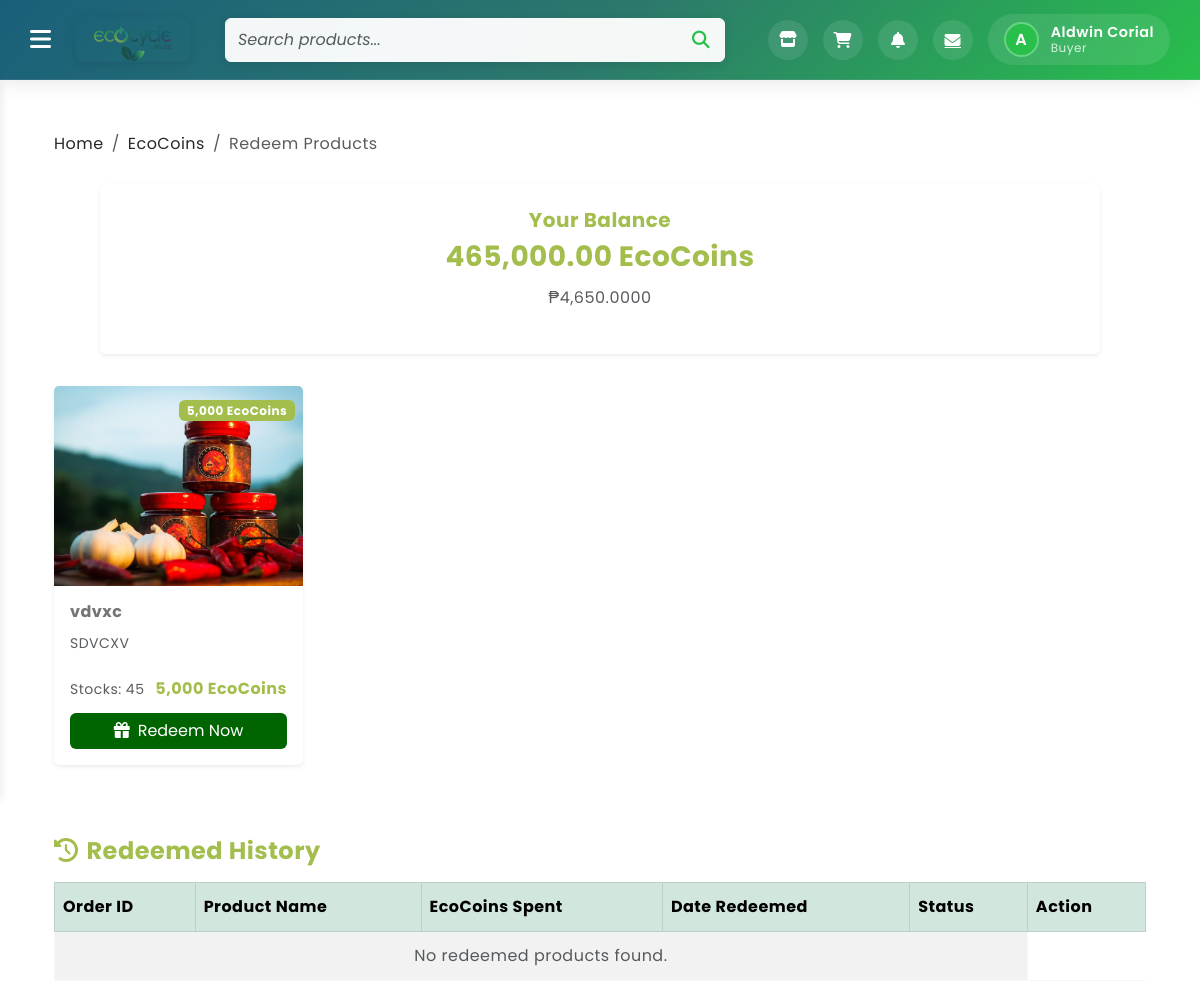
Screenshot of /redeemed-products.php (signed in) with the database file from the repository.
### tables this page shows
CREATE TABLE `bardproducts` (
  `id` int(11) NOT NULL,
  `name` varchar(255) NOT NULL,
  `description` text DEFAULT NULL,
  `ecocoins_cost` int(11) NOT NULL,
  `stocks` int(11) NOT NULL DEFAULT 0,
  `image` varchar(255) DEFAULT NULL,
  `created_at` timestamp NOT NULL DEFAULT current_timestamp(),
  `updated_at` timestamp NOT NULL DEFAULT current_timestamp() ON UPDATE current_timestamp(),
  PRIMARY KEY (`id`)
);

### redeemed-products.php (the view, shortened to what this page needs)
<?php
if ($_SESSION['user_type'] === 'buyer') {
    include 'homeheader.php';
} elseif ($_SESSION['user_type'] === 'seller') {
    include 'sellerheader.php';
} else {
    header('Location: login.php');
    exit();
}
include 'config/database.php';
$user_email = $_SESSION['email'];
$user_username = $_SESSION['username'];
$balance = 0;
$stmt = $pdo->prepare('SELECT ecocoins_balance FROM Buyers WHERE email = ? OR username = ? LIMIT 1');
$stmt->execute([$user_email, $user_username]);
$row = $stmt->fetch();
if ($row) {
    $balance += (float)$row['ecocoins_balance'];
}
$products = [];
$stmt = $pdo->query("SELECT id, name, description, ecocoins_cost, stocks, image FROM bardproducts");
if ($stmt) {
    $products = $stmt->fetchAll(PDO::FETCH_ASSOC);
}
?>
<!DOCTYPE html>
<html lang="en">
<head>
    <link href="https://cdn.jsdelivr.net/npm/bootstrap@5.3.0-alpha3/dist/css/bootstrap.min.css" rel="stylesheet">
    <link rel="stylesheet" type="text/css" href="style.css">
    <link rel="stylesheet" href="https://cdnjs.cloudflare.com/ajax/libs/font-awesome/6.4.0/css/all.min.css">
</head>
<body>
    <div class="container-fluid">
        <div class="row">
            <div class="main-content">
                <div class="container-lg mt-5">
                    <nav aria-label="breadcrumb" class="mb-4">
                        <ol class="breadcrumb">
                            <li class="breadcrumb-item"><a href="home.php" class="text-decoration-none">Home</a></li>
                            <li class="breadcrumb-item"><a href="ecocoins.php" class="text-decoration-none">EcoCoins</a></li>
                            <li class="breadcrumb-item active" aria-current="page">Redeem Products</li>
                        </ol>
                    </nav>
                    <div class="row mb-5">
                        <div class="col-lg-4 mx-auto d-flex justify-content-center">
                            <div class="card shadow-sm border-0" style="min-width: 1000px;">
                                <div class="card-body text-center p-4">
                                    <h5 class="text-success mb-2">Your Balance</h5>
                                    <h3 class="fw-bold text-success"><?php echo number_format($balance, 2); ?> EcoCoins</h3>
                                    <p class="text-muted">₱<?php echo number_format($balance / 100, 4); ?></p>
                                </div>
                            </div>
                        </div>
                        <div style="height: 32px;"></div>
                    <div class="row" id="productsGrid">
                        <?php if (count($products) > 0): ?>
                            <?php foreach ($products as $product): ?>
                                <div class="col-lg-3 col-md-4 col-sm-6 mb-4">
                                    <div class="card shadow-sm border-0 h-100 product-card" style="cursor:default;">
                                        <div class="position-relative">
                                            <img src="<?php echo htmlspecialchars($product['image']); ?>" class="card-img-top" alt="<?php echo htmlspecialchars($product['name']); ?>" style="height: 200px; object-fit: cover;">
                                            <div class="position-absolute top-0 end-0 m-2">
                                                <span class="badge bg-success"><?php echo number_format($product['ecocoins_cost']); ?> EcoCoins</span>
                                            </div>
                                        </div>
                                        <div class="card-body d-flex flex-column">
                                            <h6 class="card-title fw-bold"><?php echo htmlspecialchars($product['name']); ?></h6>
                                            <p class="card-text text-muted small">
                                                <?php echo htmlspecialchars(explode("\n", $product['description'])[0]); ?>
                                            </p>
                                            <div class="mt-auto">
                                                <div class="d-flex justify-content-between align-items-center mb-2">
                                                    <span class="text-muted small">Stocks: <?php echo (int)$product['stocks']; ?></span>
                                                    <span class="text-success fw-bold"><?php echo number_format($product['ecocoins_cost']); ?> EcoCoins</span>
                                                </div>
                                                <button class="btn btn-custom-redeem w-100" onclick="redeemProduct(<?php echo (int)$product['id']; ?>, <?php echo (int)$product['ecocoins_cost']; ?>, '<?php echo addslashes($product['name']); ?>')">
                                                    <i class="fas fa-gift me-2"></i>Redeem Now
                                                </button>
                                            </div>
                                        </div>
                                    </div>
                                </div>
                            <?php endforeach; ?>
                        <?php endif; ?>
                    </div>
                    <div class="mt-5">
                        <h4 class="mb-3 text-success"><i class="fas fa-history me-2"></i>Redeemed History</h4>
                        <div class="table-responsive">
                            <table class="table table-bordered table-striped">
                                <thead class="table-success">
                                    <tr>
                                        <th>Order ID</th>
                                        <th>Product Name</th>
                                        <th>EcoCoins Spent</th>
                                        <th>Date Redeemed</th>
                                        <th>Status</th>
                                        <th>Action</th>
                                    </tr>
                                </thead>
                                <tbody>
                                    <?php
                                    $user_id = $_SESSION['user_id'];
                                    $user_type = $_SESSION['user_type'];
                                    $stmt = $pdo->prepare("SELECT br.order_id, bp.name, br.ecocoins_spent, br.status, br.redeemed_at, bp.image FROM bardproductsredeem br JOIN bardproducts bp ON br.product_id = bp.id WHERE br.user_id = ? AND br.user_type = ? AND br.status = 'approved' ORDER BY br.redeemed_at DESC");
                                    $stmt->execute([$user_id, $user_type]);
                                    $history = $stmt->fetchAll(PDO::FETCH_ASSOC);
                                    if (count($history) > 0):
                                        foreach ($history as $row):
                                    ?>
                                    <tr>
                                        <td><?php echo htmlspecialchars($row['order_id']); ?></td>
                                        <td><?php echo htmlspecialchars($row['name']); ?></td>
                                        <td><?php echo number_format($row['ecocoins_spent']); ?></td>
                                        <td><?php echo date('Y-m-d H:i', strtotime($row['redeemed_at'])); ?></td>
                                        <td><?php echo ucfirst($row['status']); ?></td>
                                        <td>
                                            <button class="btn btn-sm btn-view-green" onclick='showRedeemDetails(<?php echo json_encode($row); ?>)'>View</button>
                                        </td>
                                    </tr>
                                    <?php endforeach; else: ?>
                                    <tr>
                                        <td colspan="5" class="text-center text-muted">No redeemed products found.</td>
                                    </tr>
                                    <?php endif; ?>
                                </tbody>
                            </table>
                        </div>
                    </div>
                </div>
            </div>
        </div>
    </div>
</body>
</html>

### style.css (style rules this page uses)
body { font-family: 'Poppins', sans-serif; --heading-font : "Inter", sans-serif; --bs-link-color: #333; --bs-link-hover-color:#333; --bs-link-color-rgb: 40,40,40; --bs-link-hover-color-rgb: 0,0,0; --bs-light-rgb: 248, 248, 248; --bs-font-sans-serif: "Inter", sans-serif; --bs-body-font-family: 'Poppins', sans-serif; --bs-body-font-size: 1rem; --bs-body-font-weight: 400; --bs-body-line-height: 2; --bs-body-color: #747474; --bs-primary: #6BB252; --bs-primary-rgb: 107, 178, 82; --bs-secondary: #364127; --bs-secondary-rgb: 54, 65, 39; --bs-danger: #F95F09; --bs-danger-rgb: 249, 95, 9; --bs-success: #a3be4c; --bs-success-rgb: 163, 190, 76; --bs-primary-bg-subtle: #FFF9EB; --bs-success-bg-subtle: #eef5e5; --bs-border-color: #F7F7F7; }
body { letter-spacing: 0.03em; }
h1,h2,h3,h4,h5,h6 { font-family: 'Poppins', sans-serif; color: var(--bs-dark); font-weight: 700; }
.container, .container-fluid, .container-lg, .container-md, .container-sm, .container-xl, .container-xxl { --bs-gutter-x: 3rem; }
.main-content { width: 100%; padding-left: 0; padding-right: 0; }

### homeheader.php (style rules this page uses)
body { padding-top: 80px; font-family: 'Poppins', sans-serif; background-color: #f8f9fa; }

### redeemed-products.php (style rules this page uses)
.btn-custom-redeem { background-color: #006400; color: #fff; border: none; }

### rows the page displays
bardproducts: image (picture), ecocoins_cost "5,000", name "vdvxc", description "SDVCXV", stocks "45"

### other values shown
$first_letter "A"
$buyer_name "Aldwin Corial"
$balance "465,000.00"
$balance / 100 "4,650.0000"
